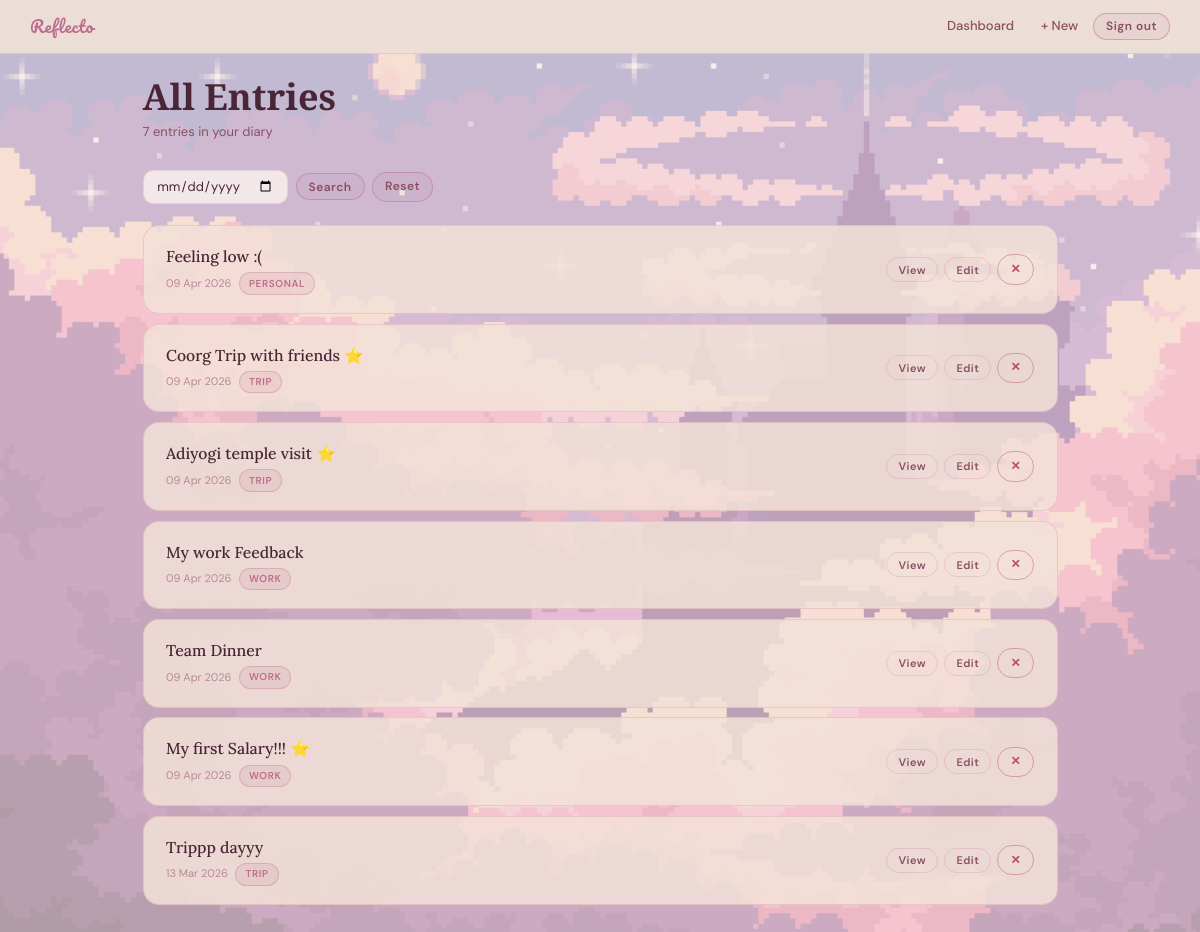
The page /entries/ (signed in) on the database its author committed.
### diary/models.py (models this page shows, shortened)
class Entry(models.Model):
    user = models.ForeignKey(User, on_delete=models.CASCADE)
    title = models.CharField(max_length=600)
    content = models.TextField()
    category = models.ForeignKey(
        Category,
        on_delete=models.SET_NULL,
        null=True,
        blank=True
    )
    is_favourite = models.BooleanField(default=False)
    created_at = models.DateTimeField(auto_now_add=True)

class Category(models.Model):
    name = models.CharField(max_length=50)

### diary/views.py (the view)
# urls.py: path('entries/', views.view_entries, name='view_entries'),
@login_required
def view_entries(request):
    entries = Entry.objects.filter(user=request.user).order_by('-created_at')
    search_date = request.GET.get('date')
    if search_date:
        entries = entries.filter(created_at__date=search_date)
    categories = Category.objects.all()
    return render(request, "diary/view.html", {
        "entries": entries,
        "categories": categories
    })

### diary/templates/diary/view.html (shortened to what this page needs)
{% extends "diary/base.html" %}
{% block body %}
<nav class="topnav">
  <a href="{% url 'home' %}" class="brand">Reflecto</a>
  <div class="nav-links">
    <a href="{% url 'dashboard' %}" class="nav-link">Dashboard</a>
    <a href="{% url 'add_entry' %}" class="nav-link">+ New</a>
    <form method="post" action="{% url 'logout' %}" style="display:inline">
      {% csrf_token %}<button type="submit" class="btn btn-ghost btn-sm">Sign out</button>
    </form>
  </div>
</nav>
<div class="main-content">
  <div class="page-heading fade-in">
    <h1>All Entries</h1>
    <p class="sub">{{ entries|length }} entr{{ entries|length|pluralize:"y,ies" }} in your diary</p>
  </div>
  <div class="toolbar fade-in">
    <form method="GET" style="display:flex; gap:0.5rem; align-items:center; flex-wrap:wrap;">
      <input type="date" name="date" value="{{ request.GET.date }}">
      <button type="submit" class="btn btn-ghost btn-sm">Search</button>
      <a href="{% url 'view_entries' %}" class="btn btn-ghost btn-sm">Reset</a>
    </form>
  </div>
  <div class="entries-list fade-in-2">
    {% if entries %}
      {% for entry in entries %}
      <div class="entry-card">
        <div style="flex:1; min-width:0;">
          <div class="entry-title">{{ entry.title }}{% if entry.is_favourite %} ⭐{% endif %}</div>
          <div class="entry-meta">
            <span>{{ entry.created_at|date:"d M Y" }}</span>
            {% if entry.category %}<span class="tag">{{ entry.category.name }}</span>{% endif %}
          </div>
        </div>
        <div class="entry-actions">
          <button class="btn-view" onclick="openView('view_{{ entry.id }}')">View</button>
          <button class="btn-edit" onclick="openView('edit_{{ entry.id }}')">Edit</button>
          <a href="{% url 'delete_entry' entry.id %}" class="btn btn-danger btn-sm" onclick="return confirm('Delete this entry?')">✕</a>
        </div>
      </div>
      {% endfor %}
    {% else %}
      <div class="empty-state">
        <h3>No entries yet</h3>
        <p style="font-family:var(--font-ui); font-size:13px; margin-top:0.5rem;">Start writing your first entry!</p>
        <a href="{% url 'add_entry' %}" class="btn btn-primary" style="margin-top:1.2rem;">+ New Entry</a>
      </div>
    {% endif %}
  </div>
</div>
{% endblock %}

### diary/templates/diary/base.html (shortened to what this page needs)
{% load static %}
<!DOCTYPE html>
<html lang="en">
<head>
</head>
<body>
{% block body %}{% endblock %}
</body>
</html>

### diary/templates/diary/view.html (style rules this page uses)
.toolbar { display:flex; align-items:center; gap:0.7rem; margin-bottom:1.4rem; flex-wrap:wrap; }
input[type="date"] { width:auto; padding:0.45rem 0.85rem; font-size:13px; }
.entries-list { display:flex; flex-direction:column; gap:0.65rem; }
.btn-view, .btn-edit { background:transparent; border:1.5px solid var(--border); color:var(--text-muted); padding:0.3rem 0.75rem; font-size:11px; border-radius:999px; cursor:pointer; transition:all 0.2s; font-family:var(--font-ui); font-weight:600; letter-spacing:0.04em; }

### rows shown on the page
Entry: title "Feeling low :(", created_at "09 Apr 2026", category.name "PERSONAL"
Entry: title "Coorg Trip with friends", created_at "09 Apr 2026", category.name "TRIP"
Entry: title "Adiyogi temple visit", created_at "09 Apr 2026", category.name "TRIP"
Entry: title "My work Feedback", created_at "09 Apr 2026", category.name "WORK"
Entry: title "Team Dinner", created_at "09 Apr 2026", category.name "WORK"
Entry: title "My first Salary!!!", created_at "09 Apr 2026", category.name "WORK"
Entry: title "Trippp dayyy", created_at "13 Mar 2026", category.name "TRIP"

### other values the page prints
{{ entries|length }} "7"
